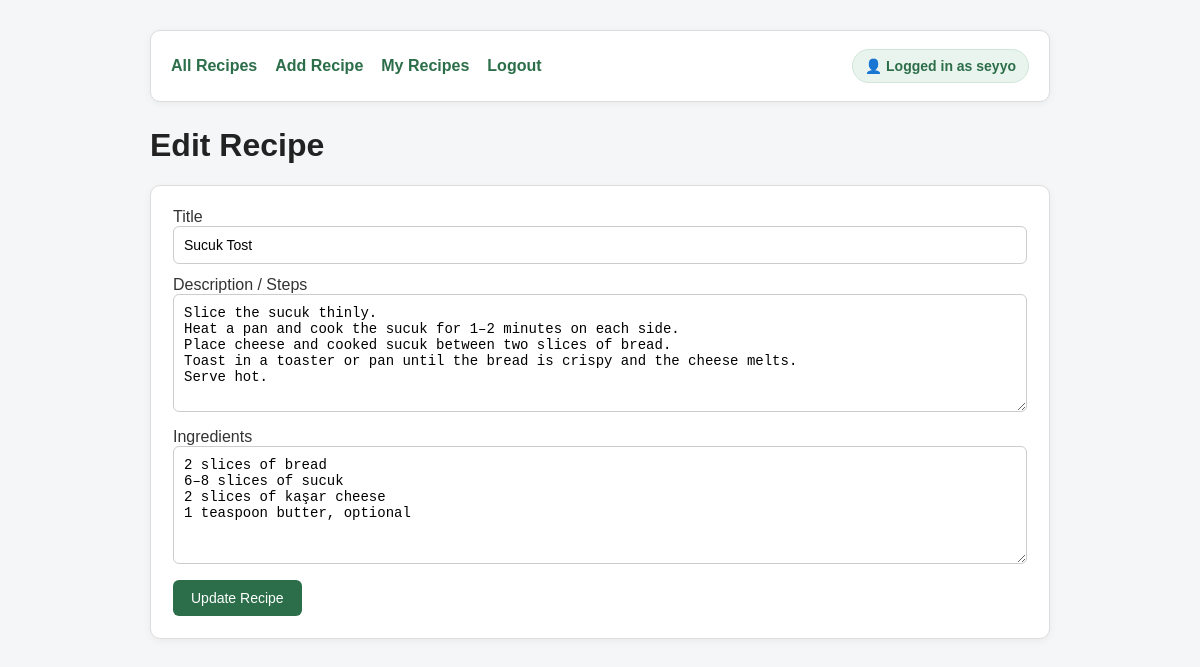
The page /recipe/1/edit/ (signed in) on the database its author committed.
### recipes/models.py (models this page shows, shortened)
class Recipe(models.Model):
    title = models.CharField(max_length=100)
    description = models.TextField()
    ingredients = models.TextField()
    author = models.ForeignKey(User, on_delete=models.CASCADE)
    created_at = models.DateTimeField(auto_now_add=True)

### recipes/views.py (the view)
# urls.py: path('recipe/<int:recipe_id>/edit/', views.edit_recipe, name='edit_recipe'),
@login_required
def edit_recipe(request, recipe_id):
    recipe = Recipe.objects.get(id=recipe_id)
    if recipe.author != request.user:
        return redirect('recipe_list')
    if request.method == 'POST':
        recipe.title = request.POST['title']
        recipe.description = request.POST['description']
        recipe.ingredients = request.POST['ingredients']
        recipe.save()
        return redirect('recipe_detail', recipe.id)
    return render(request, 'edit_recipe.html', {'recipe': recipe})

### templates/edit_recipe.html (shortened to what this page needs)
{% extends 'base.html' %}
{% block content %}
<h1>Edit Recipe</h1>
<div class="box">
    <form method="POST">
        <label>Title</label>
        <input type="text" name="title" value="{{ recipe.title }}">
        <label>Description / Steps</label>
        <textarea name="description" rows="6">{{ recipe.description }}</textarea>
        <label>Ingredients</label>
        <textarea name="ingredients" rows="6">{{ recipe.ingredients }}</textarea>
        <button type="submit">Update Recipe</button>
    </form>
</div>
{% endblock %}

### templates/base.html (shortened to what this page needs)
<!DOCTYPE html>
<html>
<head>
</head>
<body>
    <div class="container">
        <div class="menu">
            <a href="{% url 'recipe_list' %}">All Recipes</a>
            {% if user.is_authenticated %}
                <a href="{% url 'add_recipe' %}">Add Recipe</a>
                <a href="{% url 'my_recipes' %}">My Recipes</a>
                <a href="{% url 'logout' %}">Logout</a>
                <span class="user-box">
                    👤 Logged in as {{ user.username }}
                </span>
            {% else %}
                <a href="{% url 'login' %}">Login</a>
                <a href="{% url 'register' %}">Register</a>
            {% endif %}
        </div>
        {% block content %}
        {% endblock %}
    </div>
</body>
</html>

### templates/base.html (style rules this page uses)
body { font-family: Arial, sans-serif; margin: 0; padding: 0; background-color: #f4f6f8; color: #333; }
.container { width: 900px; margin: 30px auto; }
.menu { margin-bottom: 25px; padding: 18px 20px; background-color: white; border: 1px solid #ddd; border-radius: 10px; box-shadow: 0 2px 8px rgba(0, 0, 0, 0.05); display: flex; align-items: center; gap: 18px; }
.menu a { text-decoration: none; color: #2c6e49; font-weight: bold; }
.user-box { margin-left: auto; padding: 8px 12px; background-color: #eaf4ee; border: 1px solid #cfe6d8; border-radius: 20px; color: #2c6e49; font-size: 14px; font-weight: bold; }
.box { background-color: white; padding: 22px; border: 1px solid #ddd; border-radius: 10px; margin-bottom: 20px; box-shadow: 0 2px 8px rgba(0, 0, 0, 0.05); }
h1, h2, h3 { color: #222; }
input, textarea { width: 100%; padding: 10px; margin-bottom: 12px; border: 1px solid #ccc; border-radius: 6px; font-size: 14px; box-sizing: border-box; }
textarea { resize: vertical; }
button { padding: 10px 18px; background-color: #2c6e49; color: white; border: none; border-radius: 6px; font-size: 14px; cursor: pointer; }

### rows shown on the page
Recipe: title "Sucuk Tost", description "Slice the sucuk thinly. Heat a pan and cook the sucuk for 1–2 minutes on each side. Place cheese and cooked sucuk between two slices of bread. Toast in a toaster or pan until the bread is crispy and the cheese melts. Serve hot.", ingredients "2 slices of bread 6–8 slices of sucuk 2 slices of kaşar cheese 1 teaspoon butter, optional"

### other values the page prints
{{ user.username }} "seyyo"
